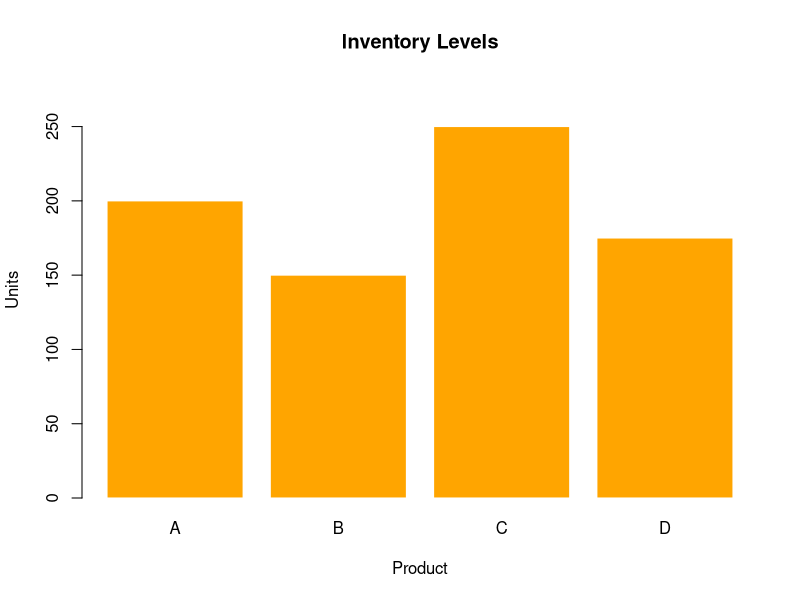
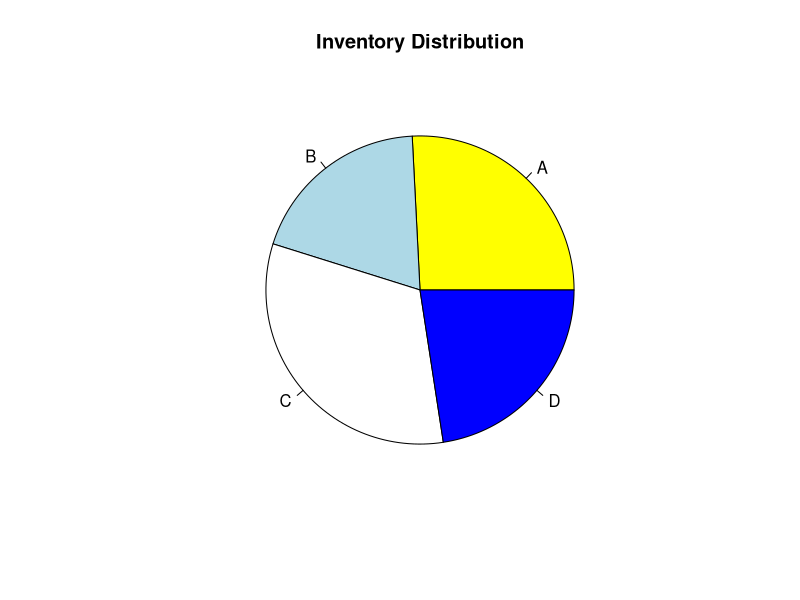

These charts were generated, in order, by the following R code:
# Sample Data
inventory_data <- data.frame(
  Product = c("A", "B", "C", "D"),
  Units   = c(200, 150, 250, 175)
)

# ── Graph 1: Inventory Levels (Bar Chart) ──────────────────────────────────
barplot(
  inventory_data$Units,
  names.arg = inventory_data$Product,
  xlab      = "Product",
  ylab      = "Units",
  main      = "Inventory Levels",
  col       = "orange",
  border    = "white",
  ylim      = c(0, max(inventory_data$Units) + 30)
)

# ── Graph 2: Inventory Distribution (Pie Chart) ────────────────────────────
pie(
  inventory_data$Units,
  labels = inventory_data$Product,
  main   = "Inventory Distribution",
  col    = c("yellow", "lightblue", "white", "blue")
)
